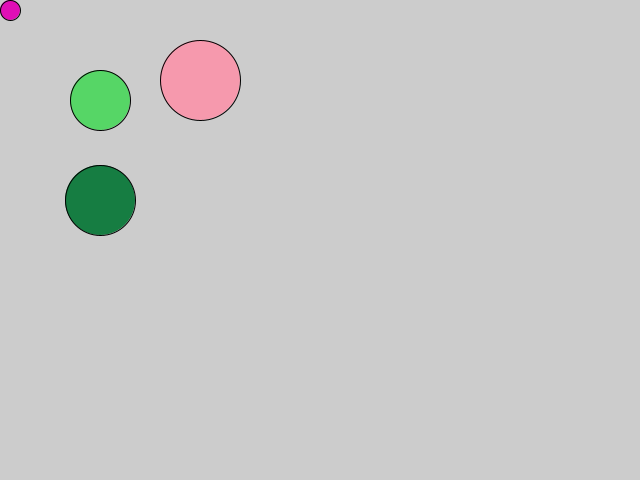
Frame 1 (no input)
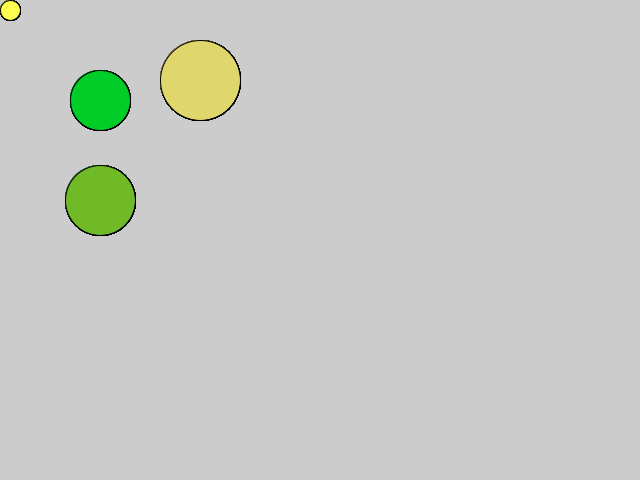
Frame 60 (the mouse pressed at the canvas centre just before this capture)
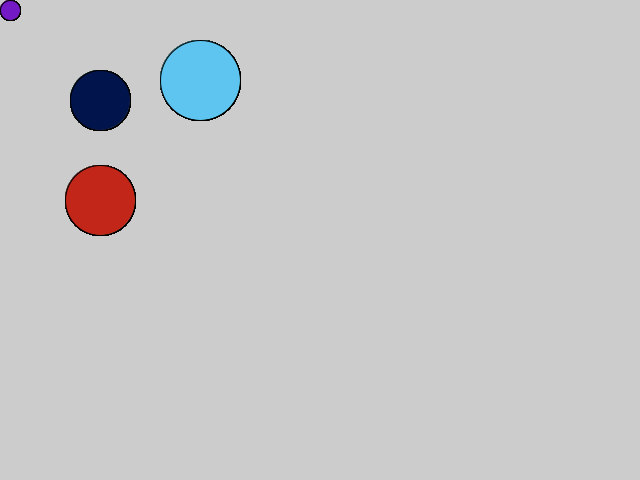
Frame 120 (the mouse held since frame 60 and released just before this capture)

The Processing sketch that drew these frames (run headless with seeded random() and noise(); from frame 60 on, the mouse is pressed at the canvas centre):

// Processing sketch: bosque
// ── bosque.pde
/*
Generar un escenario de un bosque
Lleva 1 sol y 1 luna
debe de llevar un bosque de no menos de 50 árboles
Dbe llevar 1+ montañas
Debe llevar 10 nubes
*/

void drawCircle(int x, int y, int c){
  int r = (int)(255*Math.random());
  int g = (int)(255*Math.random());
  int b = (int)(255*Math.random());

  fill(r,g,b);
  circle(x,y,c);
}



void setup(){
  size(640,480);
}

void draw(){

   drawCircle(10,10,20);
   drawCircle(100,100,60);
   drawCircle(200,80,80);
   drawCircle(100,200,70);

}
